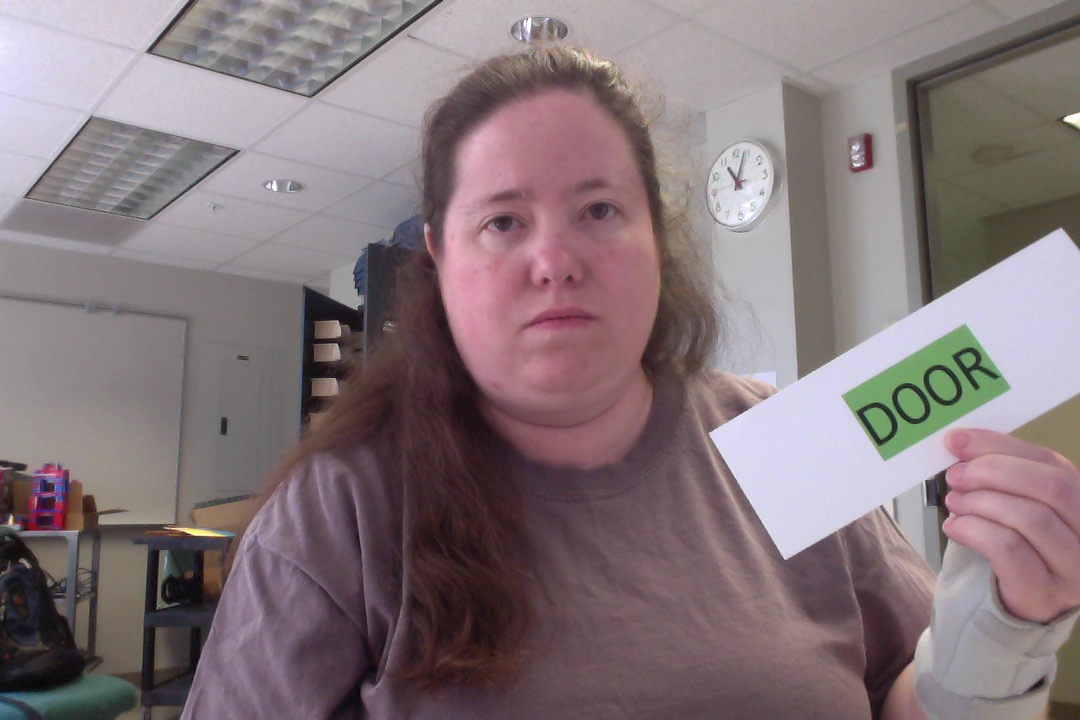
#> input picture SampleImages/CardsAndSigns/Door1.jpg, 1080 x 720 px
$ python ms7.py
#> lines starting #> are read from the running program, lines starting #| are printed output that depends on the picture; after the words box and inside, x2 and y2 are one past the last pixel; in counts of white or black regions, pixels touching at a corner belong together

import cv2
import numpy as np
import os


def increaseContrast(img):
    minVal = np.min(img[np.nonzero(img)])
    img[np.nonzero(img)] = img[np.nonzero(img)] - (minVal - 1)
    maxVal = np.max(img[np.nonzero(img)])
    img[np.nonzero(img)] = img[np.nonzero(img)] * (255 / maxVal)
    return img


# current parameters work best with CardsAndSigns
# this works best on Exit1.jpg; need to adjust threshold for colored signs
def findCorners(img):
    res = cv2.cvtColor(img, cv2.COLOR_BGR2GRAY)

    res = cv2.GaussianBlur(res, (11, 11), 0)
    _, res = cv2.threshold(res, 150, 255, cv2.THRESH_TOZERO)
    res = increaseContrast(res)
    kernel = cv2.getStructuringElement(cv2.MORPH_ELLIPSE, (11, 11))
    res = cv2.erode(res, kernel, iterations=1)
    for i in range(0, 3):
        kernel = cv2.getStructuringElement(cv2.MORPH_ELLIPSE, (27, 27))
        res = cv2.morphologyEx(res, cv2.MORPH_CLOSE, kernel)

    feats = cv2.goodFeaturesToTrack(res, 100, .1, 5)
    feats = np.int0(feats)
    STImg = img
    for i in feats:
        x, y = i.ravel()
        cv2.circle(STImg, (x, y), 5, (0, 255, 0), -1)

    cv2.imshow("Gray", res)
    cv2.imshow("Result", STImg)

    # [4 lines of commented-out code are left out]


for file in os.listdir("../SampleImages/CardsAndSigns"):
    img = cv2.imread("../SampleImages/CardsAndSigns/" + file)
#> img is the input picture: shape (720, 1080, 3); mean B, G, R 121.5, 118.2, 132.3
    findCorners(img)
#> in findCorners, `_, res = cv2.threshold(res, 150, 255, cv2.THRESH_TOZERO)`:
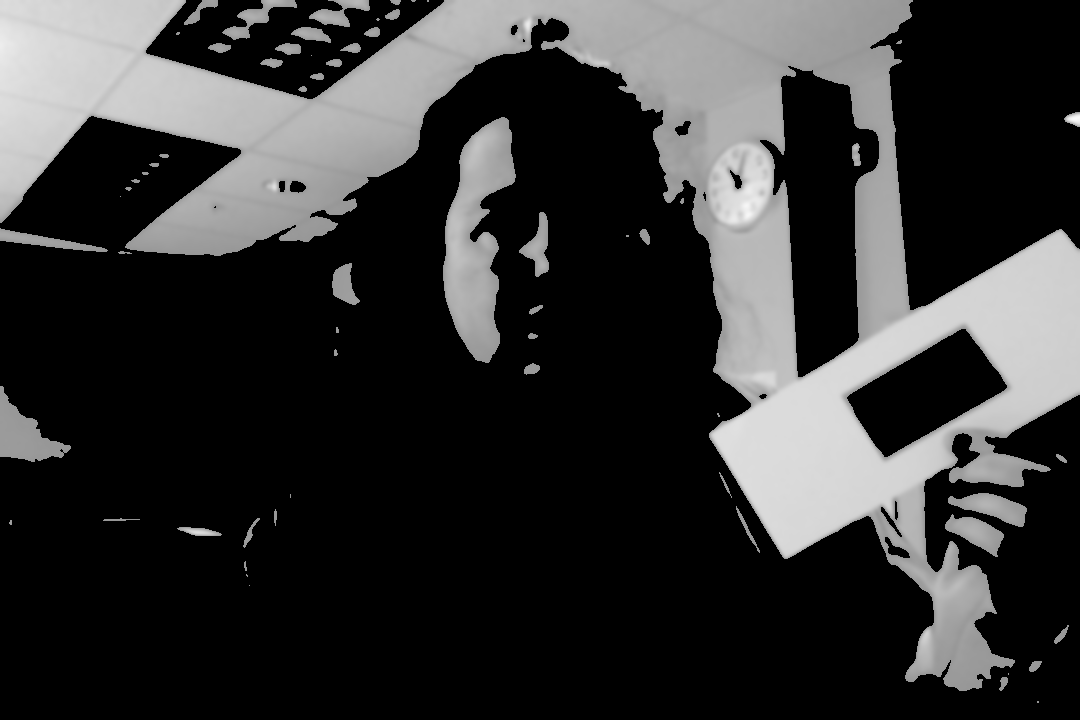
#> res: shape (720, 1080); min 0, max 250, mean 51.8
#> in increaseContrast, `minVal = np.min(img[np.nonzero(img)])`: minVal = 151
#> in increaseContrast, `img[np.nonzero(img)] = img[np.nonzero(img)] - (minVal - 1)`:
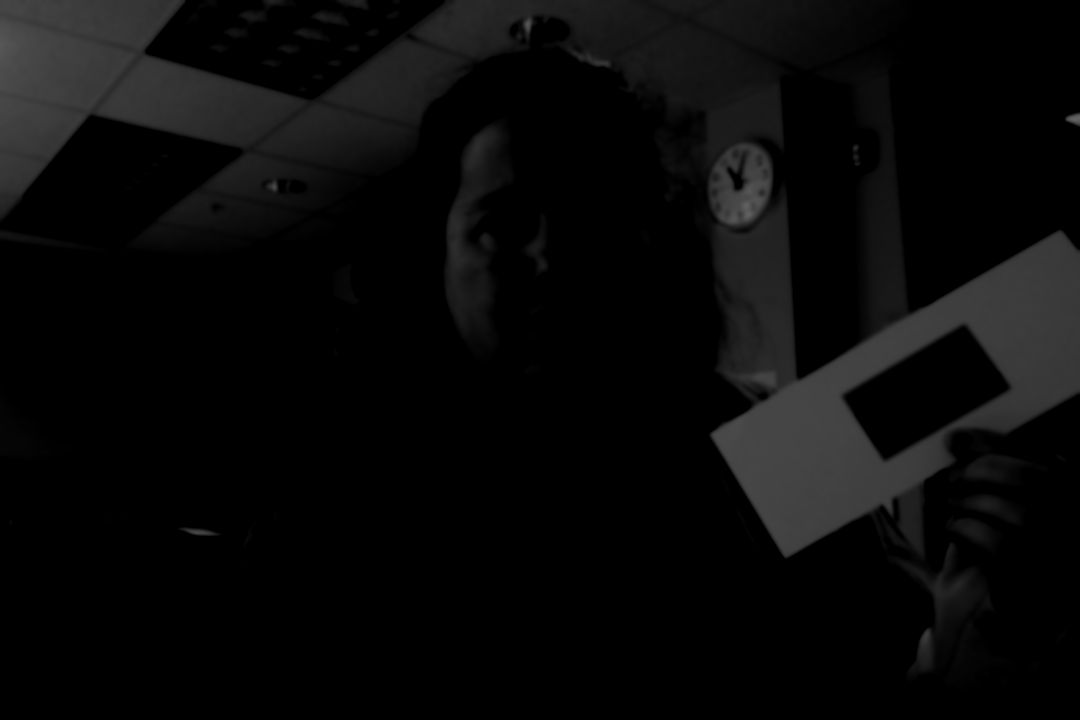
#> img: shape (720, 1080); min 0, max 100, mean 9.3
#> in increaseContrast, `maxVal = np.max(img[np.nonzero(img)])`: maxVal = 100
#> in increaseContrast, `img[np.nonzero(img)] = img[np.nonzero(img)] * (255 / maxVal)`:
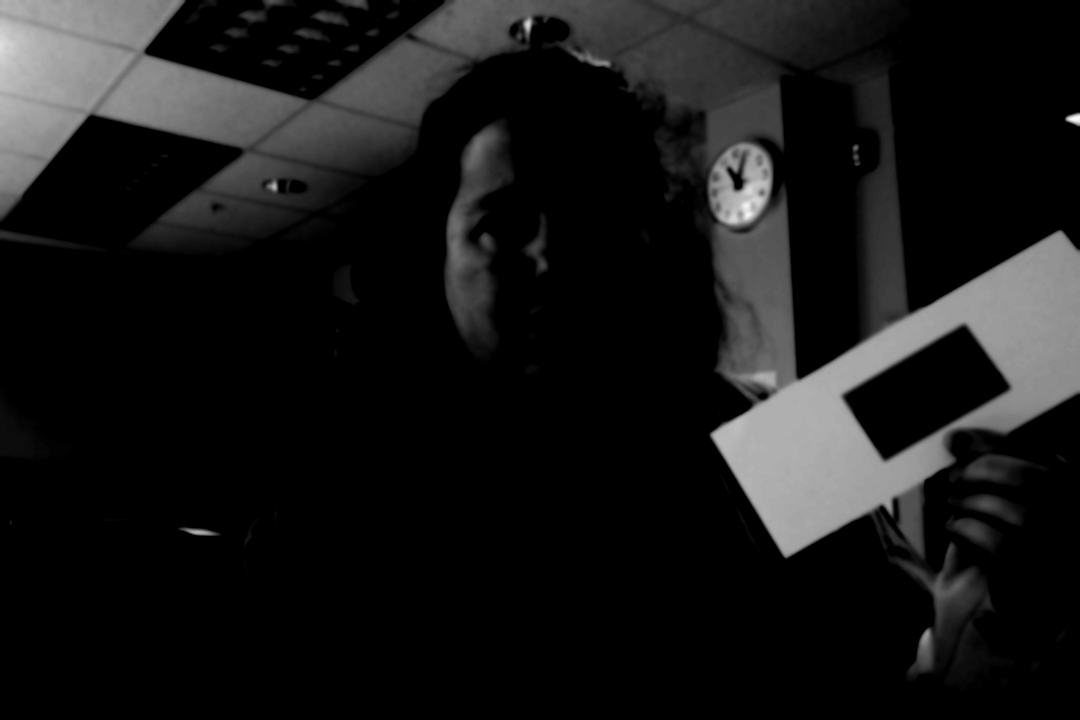
#> img: shape (720, 1080); min 0, max 254, mean 23.7
#> in findCorners, `res = cv2.erode(res, kernel, iterations=1)`:
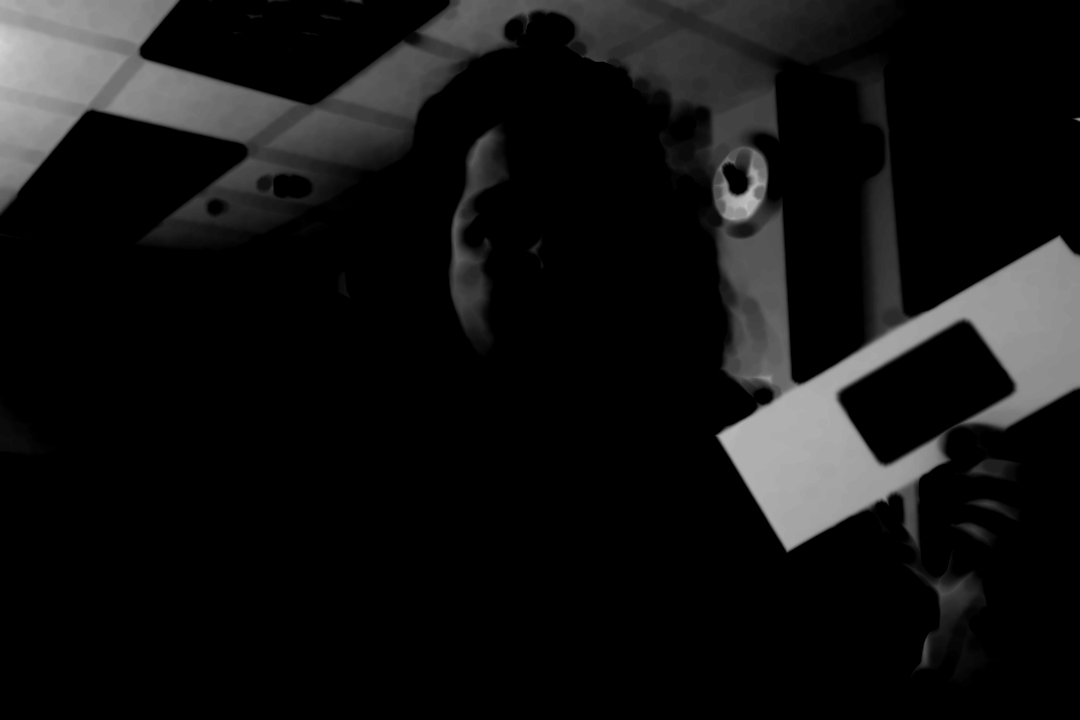
#> res: shape (720, 1080); min 0, max 211, mean 18.8
#> in findCorners, `feats = cv2.goodFeaturesToTrack(res, 100, .1, 5)`: feats = 13 rows, first 8: [787, 550], [716, 435], [1059, 236], [1076, 119], [885, 499], [948, 459], [887, 462], [962, 321]
#> the loop in findCorners, `for i in feats:` made 13 passes
#> (x, y) on passes 1 to 12: (787, 550), (716, 435), (1059, 236), (1076, 119), (885, 499), (948, 459), (887, 462), (962, 321), (93, 110), (178, 1), (360, 1), (145, 54)
#> after the loop in findCorners, `for i in feats:`:
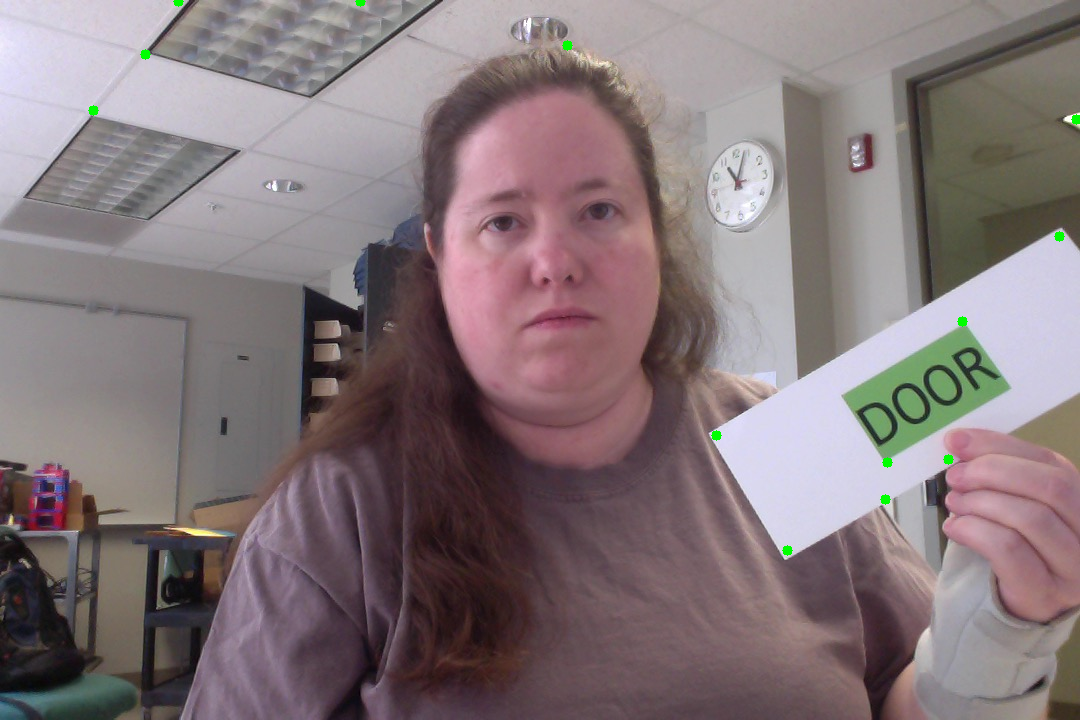
#> STImg: shape (720, 1080, 3); 0.13% of pixels changed, all inside (x1, y1, x2, y2) = (88, 0, 1080, 556)
    cv2.waitKey()
#> pass 2 of the loop `for file in os.listdir("../SampleImages/CardsAndSigns"):`:
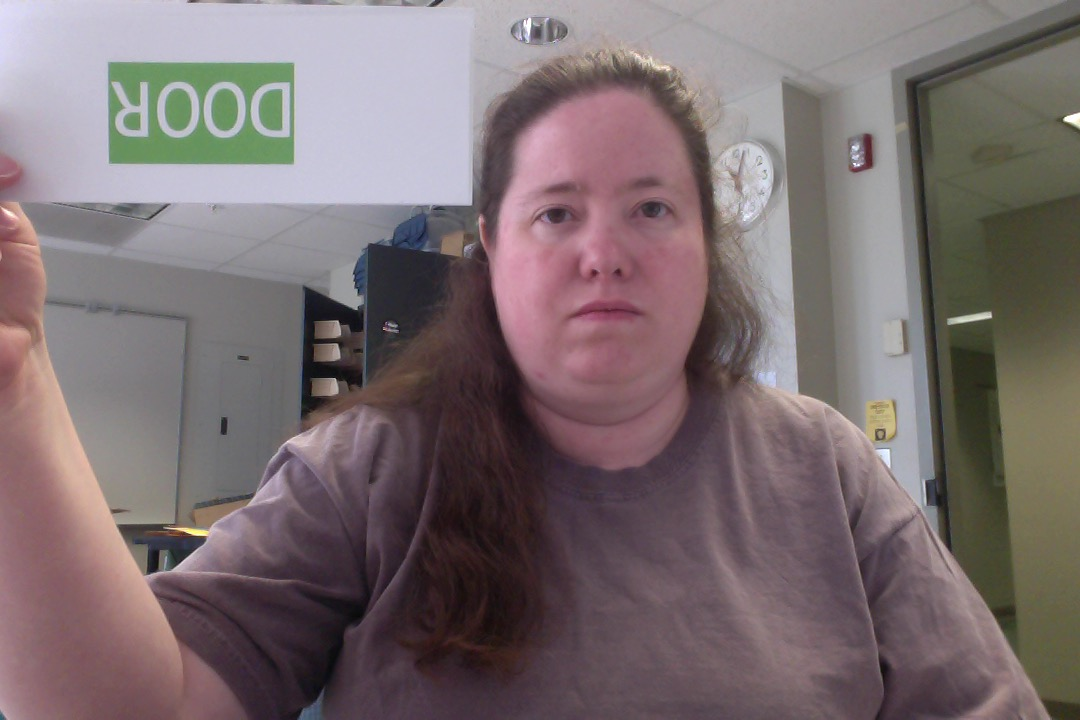
#> input picture SampleImages/CardsAndSigns/Door2.jpg, 1080 x 720 px
#> img is the input picture: shape (720, 1080, 3); mean B, G, R 111.7, 109.7, 122.7
#> the loop in findCorners (call 2), `for i in range(0, 3):` made 3 passes
#> pass 1, in findCorners (call 2), `kernel = cv2.getStructuringElement(cv2.MORPH_ELLIPSE, (27, 27))`:
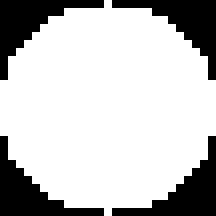
#> kernel: shape (27, 27) (shown 8 times larger); values 0 (black) and 1 (white), 75.9% white; 4 black regions, box (x1, y1, x2, y2) and area: (0, 0, 13, 10) 44, (14, 0, 27, 10) 44, (0, 17, 13, 27) 44, (14, 17, 27, 27) 44
#> feats = [[1076, 119], [464, 197], [747, 216], [211, 533], [882, 453], [296, 442], [142, 108]]
#> the loop in findCorners (call 2), `for i in feats:` made 7 passes
#> after the loop in findCorners (call 2), `for i in feats:`:
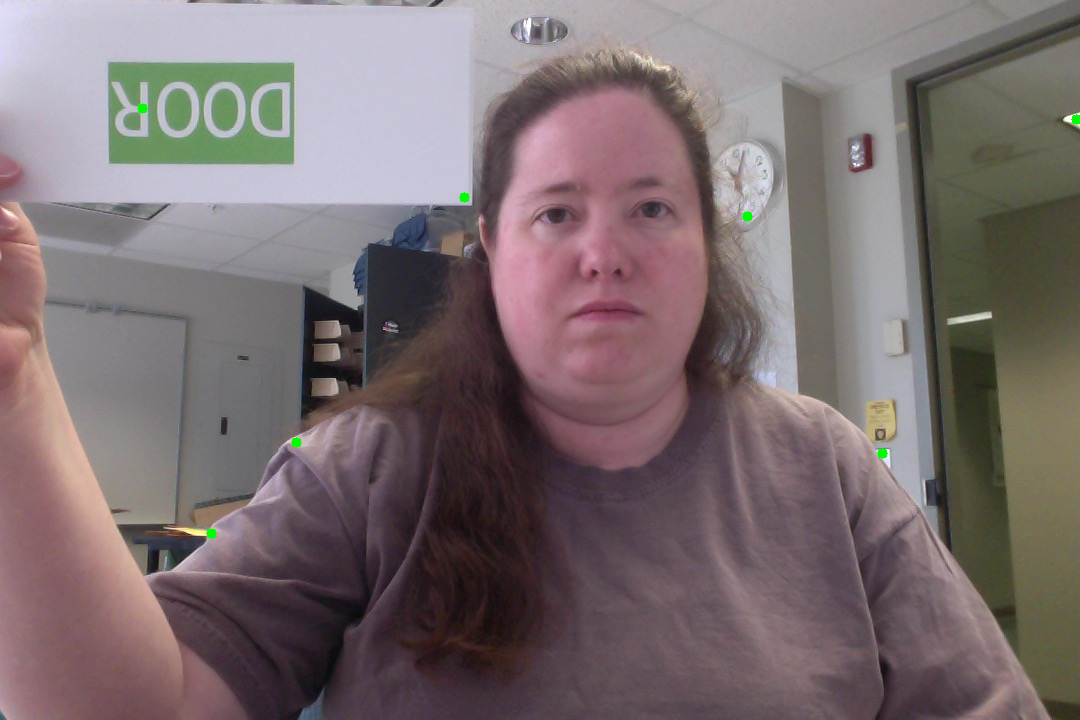
#> STImg: shape (720, 1080, 3); 0.07% of pixels changed, all inside (x1, y1, x2, y2) = (137, 103, 1080, 539)
#> pass 3 of the loop `for file in os.listdir("../SampleImages/CardsAndSigns"):`:
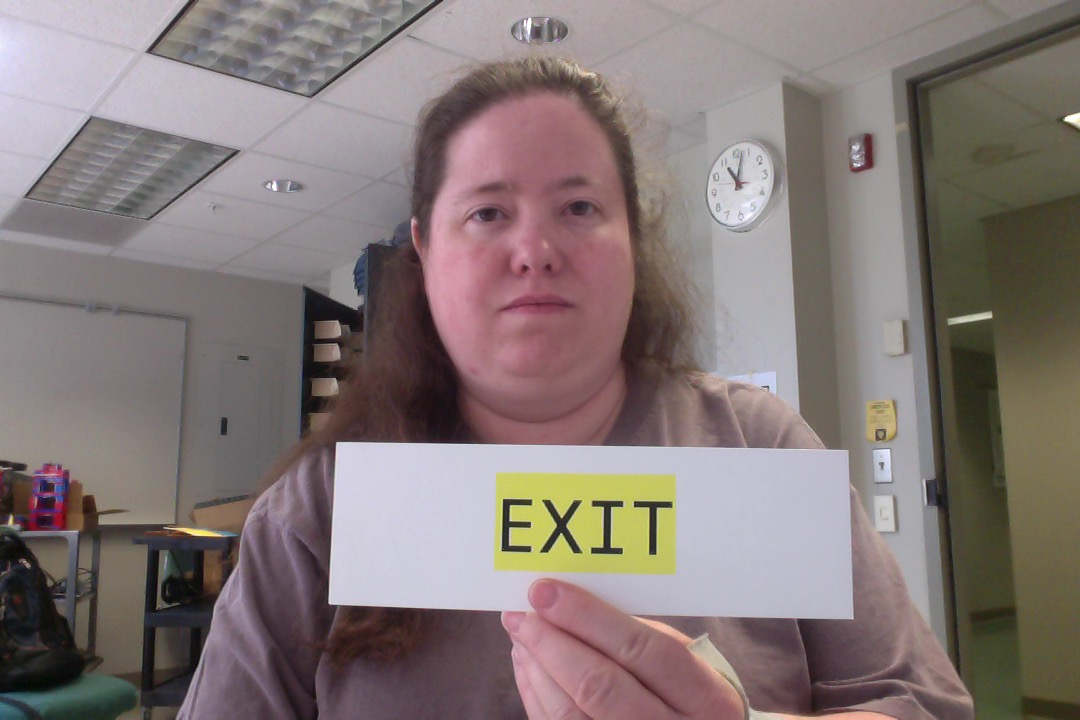
#> input picture SampleImages/CardsAndSigns/Exit1.jpg, 1080 x 720 px
#> img is the input picture: shape (720, 1080, 3); mean B, G, R 118.2, 119.8, 132
#> in findCorners (call 3), `res = cv2.erode(res, kernel, iterations=1)`:
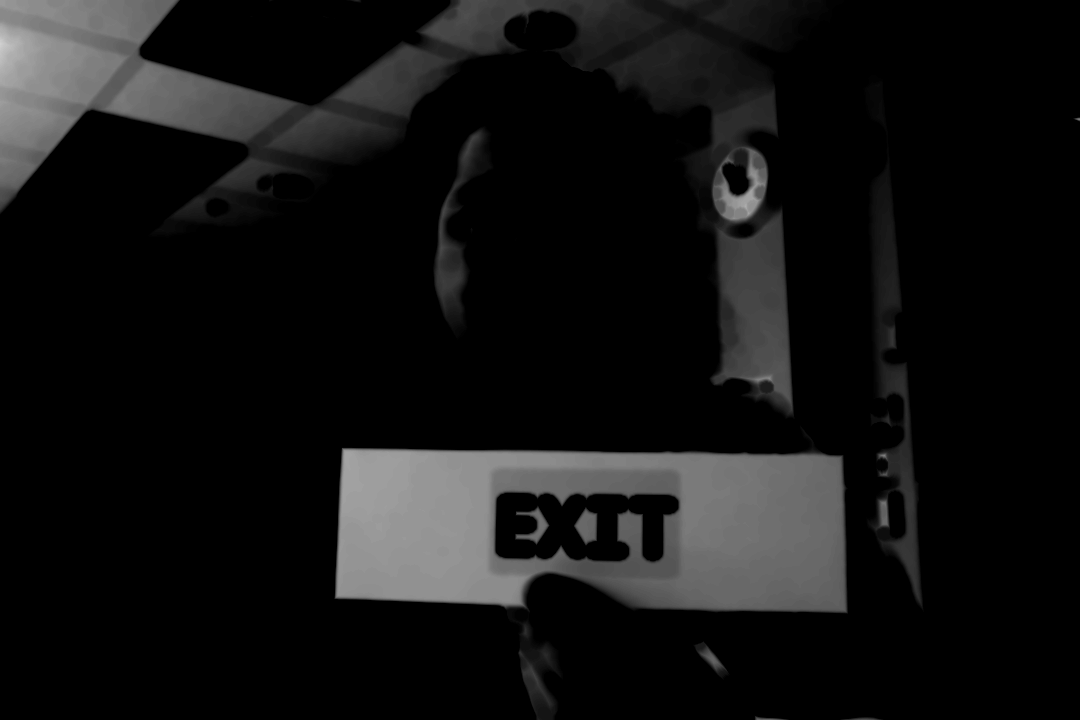
#> res: shape (720, 1080); min 0, max 208, mean 18.8
#> feats = 14 rows, first 8: [343, 449], [336, 597], [756, 717], [1076, 119], [841, 456], [846, 611], [885, 455], [523, 605]
#> the loop in findCorners (call 3), `for i in feats:` made 14 passes
#> after the loop in findCorners (call 3), `for i in feats:`:
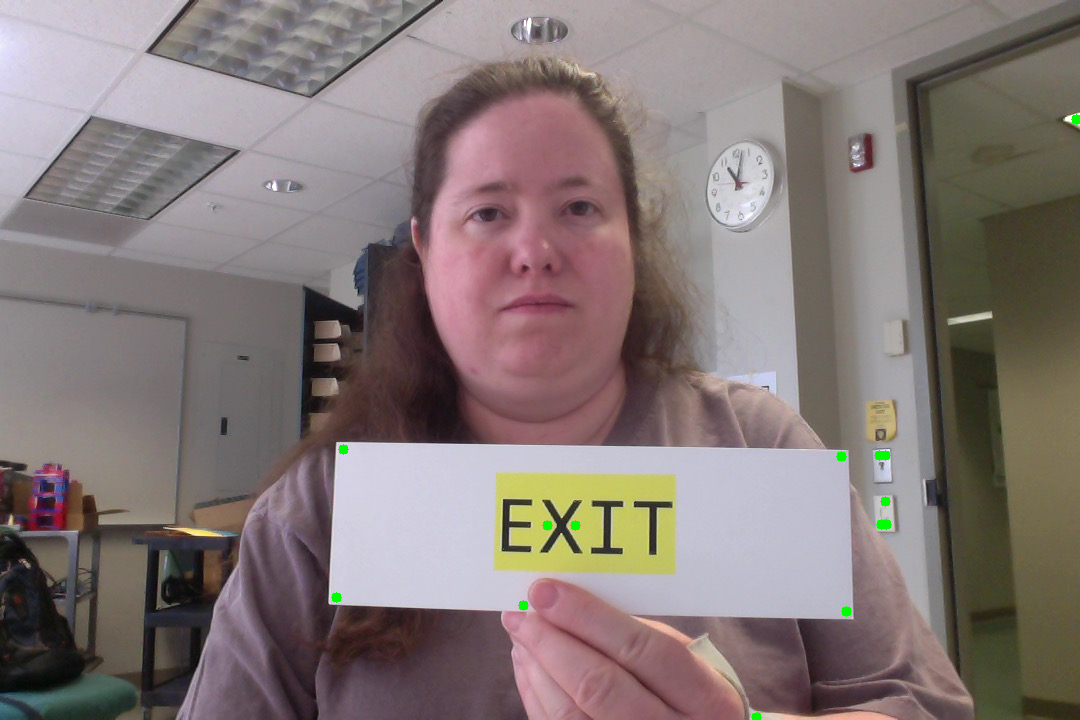
#> STImg: shape (720, 1080, 3); 0.14% of pixels changed, all inside (x1, y1, x2, y2) = (331, 114, 1080, 720)

# [8 lines of commented-out code are left out]

'''
Shi-Tomasi works better on any given picture because it has parameters that we
can tweak around with to get better results. FAST (to my knowledge) doesn't
have custom configurations.
I'm not sure which one would work better over a set of pictures; I'm guessing
they will perform similarly. If the pictures are similar, though, maybe
Shi-Tomasi would work better with its tweaked parameters.
'''
